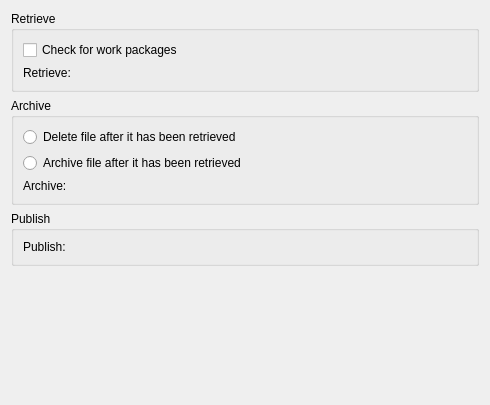
<?xml version="1.0" encoding="UTF-8"?>
<ui version="4.0">
 <class>KPlato::WorkPackageConfigPanel</class>
 <widget class="QWidget" name="KPlato::WorkPackageConfigPanel">
  <property name="geometry">
   <rect>
    <x>0</x>
    <y>0</y>
    <width>490</width>
    <height>405</height>
   </rect>
  </property>
  <layout class="QVBoxLayout" name="verticalLayout_4">
   <item>
    <widget class="QGroupBox" name="groupBox_2">
     <property name="title">
      <string>Retrieve</string>
     </property>
     <layout class="QVBoxLayout" name="verticalLayout">
      <item>
       <widget class="QCheckBox" name="kcfg_CheckForWorkPackages">
        <property name="text">
         <string>Check for work packages</string>
        </property>
       </widget>
      </item>
      <item>
       <layout class="QHBoxLayout" name="horizontalLayout">
        <item>
         <widget class="QLabel" name="label">
          <property name="text">
           <string>Retrieve:</string>
          </property>
         </widget>
        </item>
        <item>
         <widget class="KUrlRequester" name="kcfg_RetrieveUrl"/>
        </item>
       </layout>
      </item>
     </layout>
    </widget>
   </item>
   <item>
    <widget class="QGroupBox" name="groupBox">
     <property name="title">
      <string>Archive</string>
     </property>
     <layout class="QVBoxLayout" name="verticalLayout_2">
      <item>
       <widget class="QRadioButton" name="kcfg_DeleteFile">
        <property name="text">
         <string>Delete file after it has been retrieved</string>
        </property>
       </widget>
      </item>
      <item>
       <widget class="QRadioButton" name="kcfg_SaveFile">
        <property name="text">
         <string>Archive file after it has been retrieved</string>
        </property>
       </widget>
      </item>
      <item>
       <layout class="QHBoxLayout" name="horizontalLayout_2">
        <item>
         <widget class="QLabel" name="label_2">
          <property name="text">
           <string>Archive:</string>
          </property>
         </widget>
        </item>
        <item>
         <widget class="KUrlRequester" name="kcfg_SaveUrl"/>
        </item>
       </layout>
      </item>
     </layout>
    </widget>
   </item>
   <item>
    <widget class="QGroupBox" name="ui_publishGroup">
     <property name="title">
      <string>Publish</string>
     </property>
     <layout class="QVBoxLayout" name="verticalLayout_3">
      <item>
       <layout class="QHBoxLayout" name="horizontalLayout_5">
        <item>
         <widget class="QLabel" name="label_5">
          <property name="text">
           <string>Publish:</string>
          </property>
         </widget>
        </item>
        <item>
         <widget class="KUrlRequester" name="kcfg_PublishUrl"/>
        </item>
       </layout>
      </item>
     </layout>
    </widget>
   </item>
   <item>
    <spacer name="verticalSpacer">
     <property name="orientation">
      <enum>Qt::Vertical</enum>
     </property>
     <property name="sizeHint" stdset="0">
      <size>
       <width>20</width>
       <height>40</height>
      </size>
     </property>
    </spacer>
   </item>
  </layout>
 </widget>
 <customwidgets>
  <customwidget>
   <class>KUrlRequester</class>
   <extends>QFrame</extends>
   <header>kurlrequester.h</header>
   <container>1</container>
  </customwidget>
 </customwidgets>
 <resources/>
 <connections>
  <connection>
   <sender>kcfg_SaveFile</sender>
   <signal>toggled(bool)</signal>
   <receiver>kcfg_SaveUrl</receiver>
   <slot>setEnabled(bool)</slot>
   <hints>
    <hint type="sourcelabel">
     <x>164</x>
     <y>72</y>
    </hint>
    <hint type="destinationlabel">
     <x>196</x>
     <y>98</y>
    </hint>
   </hints>
  </connection>
 </connections>
</ui>
